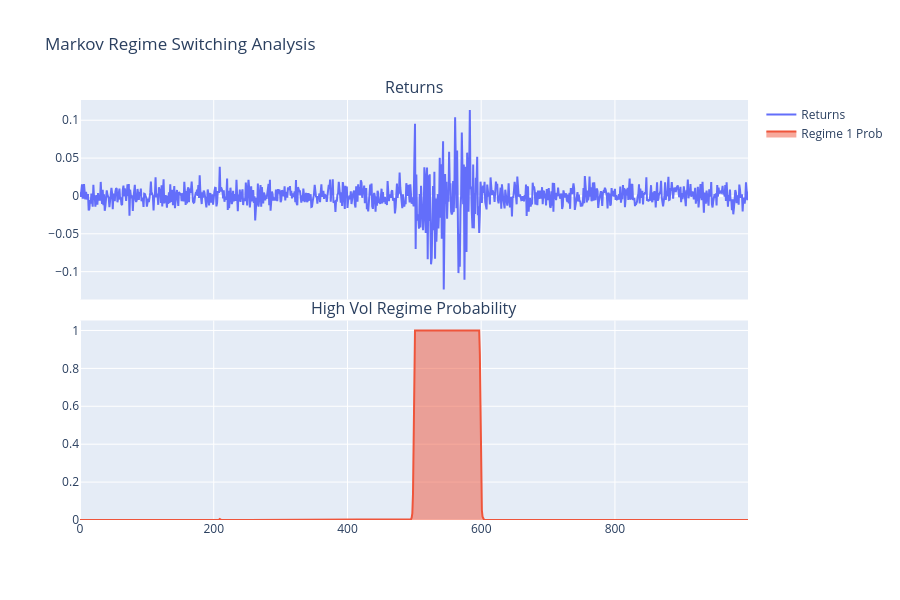

The notebook cell saved with this chart:
### Markdown cell above
## 2. Advanced Volatility: EGARCH & Regime Switching
We analyze asymmetric volatility effects and market regime detection.

### Code cell
from market_risk.volatility import GARCHEngine, RegimeSwitchingEngine

np.random.seed(42)
returns = np.random.normal(0, 0.01, 1000)
returns[500:600] *= 5 # High vol regime
returns_series = pd.Series(returns)

# EGARCH analysis
egarch = GARCHEngine()
egarch.fit(returns_series, model_type='EGARCH')
print(f'EGARCH Gamma (Leverage Effect): {egarch.gamma:.4f}')

# Regime Switching analysis
regime_eng = RegimeSwitchingEngine(k_regimes=2)
regime_eng.fit(returns_series)
probs = regime_eng.get_regime_probabilities()

fig_regime = make_subplots(rows=2, cols=1, shared_xaxes=True, vertical_spacing=0.05, subplot_titles=('Returns', 'High Vol Regime Probability'))
fig_regime.add_trace(go.Scatter(y=returns, name='Returns'), row=1, col=1)
fig_regime.add_trace(go.Scatter(y=probs.iloc[:, 1], name='Regime 1 Prob', fill='tozeroy'), row=2, col=1)
fig_regime.update_layout(height=600, title='Markov Regime Switching Analysis')
fig_regime.show()

### Figure 1 — Plotly figure (JSON) as saved in the notebook; plotly's stock layout.template omitted (floating-point values rounded to 4 significant figures; data arrays with more than 128 entries replaced by an {"elided": "..."} marker saying what was removed)
{"data": [{"name": "Returns", "type": "scatter", "xaxis": "x", "y": {"elided": "1000 float values"}, "yaxis": "y"}, {"fill": "tozeroy", "name": "Regime 1 Prob", "type": "scatter", "xaxis": "x2", "y": {"elided": "1000 float values"}, "yaxis": "y2"}], "layout": {"annotations": [{"font": {"size": 16}, "showarrow": false, "text": "Returns", "x": 0.5, "xanchor": "center", "xref": "paper", "y": 1.0, "yanchor": "bottom", "yref": "paper"}, {"font": {"size": 16}, "showarrow": false, "text": "High Vol Regime Probability", "x": 0.5, "xanchor": "center", "xref": "paper", "y": 0.475, "yanchor": "bottom", "yref": "paper"}], "height": 600, "title": {"text": "Markov Regime Switching Analysis"}, "xaxis": {"anchor": "y", "domain": [0.0, 1.0], "matches": "x2", "showticklabels": false}, "xaxis2": {"anchor": "y2", "domain": [0.0, 1.0]}, "yaxis": {"anchor": "x", "domain": [0.525, 1.0]}, "yaxis2": {"anchor": "x2", "domain": [0.0, 0.475]}}}
